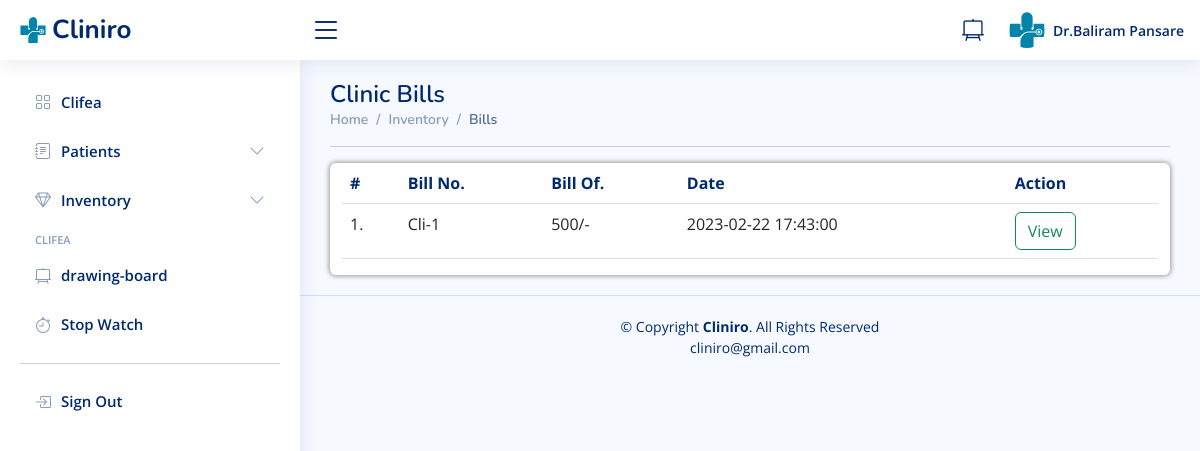
Page /receptionist/clinicbilling.php (signed in) on the earlier database version.
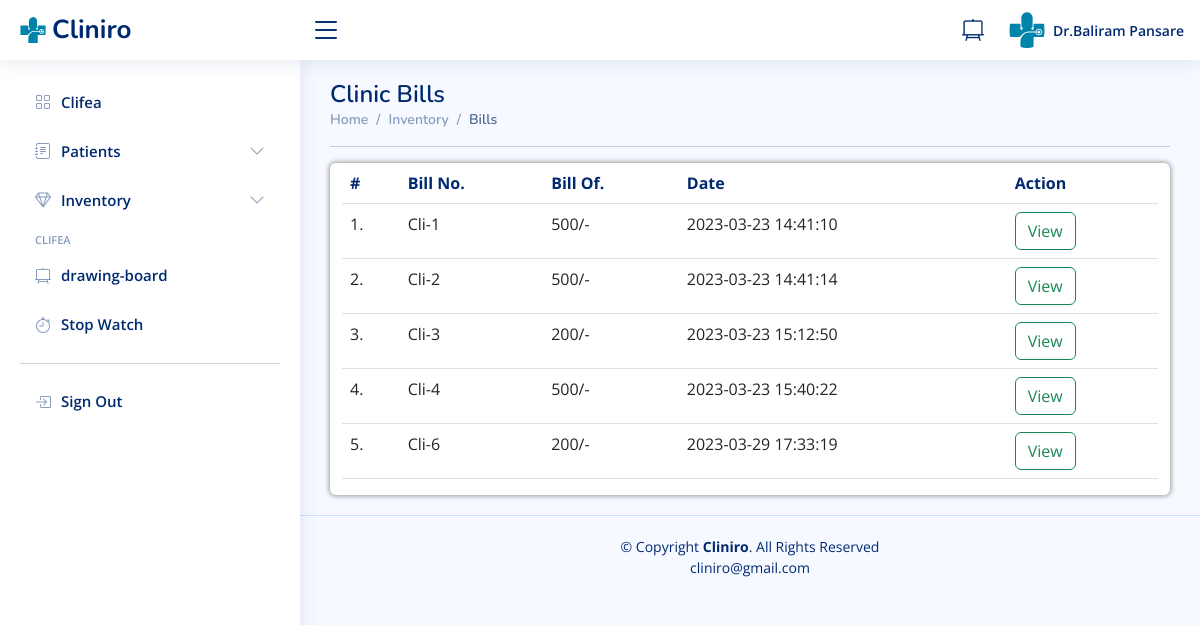
Same page on the later database version.
### tables this page shows
CREATE TABLE `doctors` (
  `id` int(11) NOT NULL,
  `specilization` varchar(255) DEFAULT NULL,
  `doctorName` varchar(255) DEFAULT NULL,
  `address` longtext DEFAULT NULL,
  `docFees` varchar(255) DEFAULT NULL,
  `contactno` bigint(11) DEFAULT NULL,
  `docEmail` varchar(255) DEFAULT NULL,
  `gender` text DEFAULT NULL,
  `age` varchar(20) DEFAULT NULL,
  `dob` varchar(50) DEFAULT NULL,
  `clinic_name` varchar(50) DEFAULT NULL,
  `clinic_contact` bigint(11) DEFAULT NULL,
  `clinic_timing` varchar(50) DEFAULT NULL,
  `closed` varchar(50) DEFAULT '-',
  `clinic_locality` varchar(50) DEFAULT NULL,
  `clinic_city` varchar(50) DEFAULT NULL,
  `password` varchar(255) DEFAULT NULL,
  `creationDate` timestamp NULL DEFAULT current_timestamp(),
  `updationDate` timestamp NULL DEFAULT NULL ON UPDATE current_timestamp()
);

CREATE TABLE `users` (
  `id` int(11) NOT NULL,
  `fullName` varchar(255) DEFAULT NULL,
  `address` longtext DEFAULT NULL,
  `city` varchar(255) DEFAULT NULL,
  `gender` varchar(255) DEFAULT NULL,
  `email` varchar(255) DEFAULT NULL,
  `password` varchar(255) DEFAULT NULL,
  `regDate` timestamp NULL DEFAULT current_timestamp(),
  `updationDate` timestamp NULL DEFAULT NULL ON UPDATE current_timestamp(),
  `Age` int(3) DEFAULT NULL,
  `Height` int(4) DEFAULT NULL,
  `Weight` int(3) DEFAULT NULL,
  `Medication` varchar(200) DEFAULT NULL,
  `Allergy` varchar(200) DEFAULT NULL,
  `Phone` bigint(10) DEFAULT NULL,
  `Locality` varchar(100) DEFAULT NULL,
  `Ename` varchar(50) DEFAULT NULL,
  `Erelation` varchar(50) DEFAULT NULL,
  `Econtact` bigint(10) DEFAULT NULL,
  `otp` int(10) NOT NULL
);

CREATE TABLE `billing` (
  `Billid` int(10) NOT NULL,
  `Docid` int(10) NOT NULL,
  `Patid` int(10) NOT NULL,
  `Clibillid` int(10) NOT NULL DEFAULT 1,
  `Description` varchar(500) NOT NULL,
  `Amount` int(10) NOT NULL,
  `billname` varchar(50) NOT NULL,
  `Created` timestamp NOT NULL DEFAULT current_timestamp() ON UPDATE current_timestamp()
);

### receptionist/clinicbilling.php (the view, shortened to what this page needs)
<?php
include('include/config.php');
if(strlen($_SESSION['id']==0)) {
 header('location:doctorlogout.php');
  } else{
?>
<!DOCTYPE html>
<html lang="en">
<?php include('include/head.php');?>
<body>
  <?php include('include/header.php');?>
  <?php include('include/sidebar.php');?>
  <main class="main" id="main">
    <div class="pagetitle">
        <h1>Clinic Bills</h1>
        <nav>
            <ol class="breadcrumb">
                <li class="breadcrumb-item"><a href="dashboard.php">Home</a></li>
                <li class="breadcrumb-item">Inventory</li>
                <li class="breadcrumb-item active">Bills</li>
            </ol>
        </nav>
    </div>
    <div class="text-center">
        <hr>
    </div>
<div class="col-xxl-12">
                <div class="container-fluid box8 rounded table-responsive" id="patients-patients-cont">
                    <table class="table datatable">
                        <thead>
                            <tr id="form-subhead">
                                <th scope="col">#</th>
                                <th scope="col">Bill No.</th>
                                <th scope="col">Bill Of.</th>
                                <th scope="col">Date</th>
                                <th scope="col">Action</th>
                            </tr>
                        </thead>
                        <tbody>
                            <?php
                            $docid = $_SESSION['id'];
                            $ret=mysqli_query($con,"SELECT * FROM users INNER JOIN billing ON users.id = billing.Patid INNER JOIN doctors ON billing.DocId = doctors.id where Docid='$docid';");
                            $i = 1;
                            while ($row=mysqli_fetch_array($ret)) { ?>
                            <tr>
                                <td class="center"><?php echo $i;?>.</td>
                                <td>Cli-<?php echo $row['Clibillid'];?></td>
                                <td><?php echo $row['Amount'];?>/-</td>
                                <td><?php echo $row['Created'];?></td>
                                <td>
                                <button class="btn btn-outline-success text-center align-items-center" data-bs-toggle="modal" data-bs-target="#myModal<?php echo $row['Billid']?>">View</button>
                                </td>
                            </tr>
                            <?php $i++; }?>
                        </tbody>
                    </table>
                </div>
            </div>
  </main>
  <?php include('include/footer.php');?>
</body>
</html>
<?php } ?>

### receptionist/include/header.php
<header id="header" class="header fixed-top d-flex align-items-center">
<div class="d-flex align-items-center justify-content-between">
  <a href="index.html" class="logo d-flex align-items-center">
    <img src="assets/img/logo.svg" alt="">
    <span class="d-none d-lg-block">Cliniro</span>
  </a>
  <i class="bi bi-list toggle-sidebar-btn"></i>
</div>
<nav class="header-nav ms-auto">
  <ul class="d-flex align-items-center">
    <li>
      <a class="nav-link nav-icon" href="scratchpad.php" target="_blank" >
        <i class="bi bi-easel2"></i>
      </a>
    </li>
    <li class="nav-item dropdown pe-3">
      <a class="nav-link nav-profile d-flex align-items-center pe-0" href="#" data-bs-toggle="dropdown">
        <img src="assets/img/logo copy.svg" alt="Profile" class="rounded-circle">
        <span class="d-none d-md-block  ps-2">
        <?php $query=mysqli_query($con,"select doctorName from doctors where id='".$_SESSION['id']."'");
        while($row=mysqli_fetch_array($query))
        {
             echo 'Dr.' ,  $row['doctorName'];
        }?>
        </span>
      </a>
    </li>
  </ul>
</nav>
</header>

Differences in the rows shown:
now on one of the page's lists (row edited): users: billing.Clibillid "2", billing.Amount "500", billing.Created "2023-03-23 14:41:14", billing.Clibillid "3", billing.Amount "200", billing.Created "2023-03-23 15:12:50"
changed users (number 1 of 2 on the later page): billing.Created "2023-02-22 17:43:00" → "2023-03-23 14:41:10"
now on this page (row edited): users: billing.Clibillid "4", billing.Amount "500", billing.Created "2023-03-23 15:40:22", billing.Clibillid "6", billing.Amount "200", billing.Created "2023-03-29 17:33:19"
